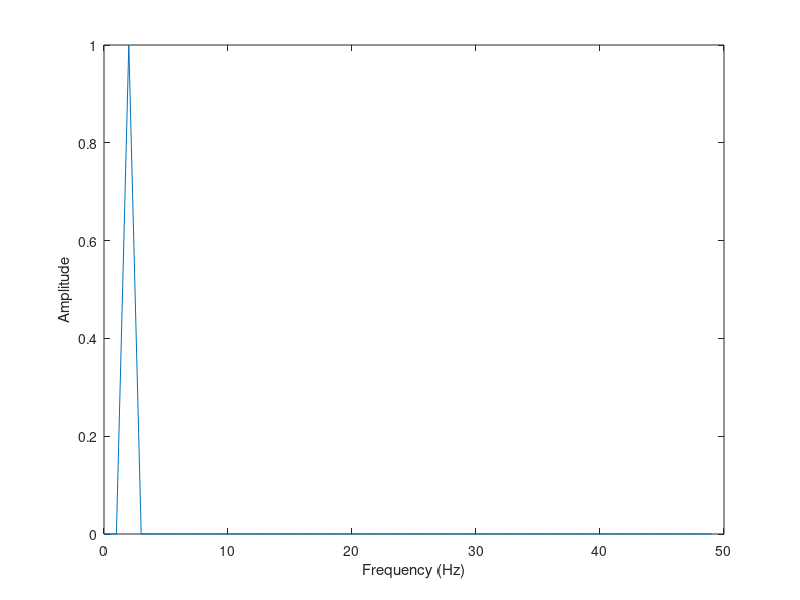

Write the MATLAB code that produced this figure.
srate = 100; % 100 Hz sample rate
speriod = 1/srate; % sample period (s)
dur=1; % duration in seconds
t=[0:speriod:dur-speriod];% Create a signal from 0 to 1 s. The sample period is 0.01 seconds.

freq=2; % frequency of sine wave in Hz
s=sin(2*pi*freq.*t); % calculate sine wave.
plot(t,s); % plot using t as the time base

sfft=fft(s); % calculate Fast Fourier Transform
sfft_mag=abs(sfft); % take abs to return the magnitude of the frequency components
plot(sfft_mag); % plot fft result

fftpts=length(s);
hpts=fftpts/2; % half of the number points in FFT
sfft_mag_scaled=sfft_mag/hpts; % scale FFT result by half of the number of points used in the FFT
plot(sfft_mag_scaled); % plot scaled fft result

binwidth = srate/fftpts; % 100 Hz sample rate/ 100 points in FFT
f=[0:binwidth:srate-binwidth]; % frequency scale goes from 0 to sample rate.Since we are counting from zero, we subtract off one binwidth to get the correct number of points
plot(f,sfft_mag_scaled); % plot fft with frequency axis
xlabel('Frequency (Hz)'); % label x-axis
ylabel('Amplitude'); % label y-axis

%plot first half of data
plot(f(1:hpts),sfft_mag_scaled(1:hpts));
xlabel('Frequency (Hz)');
ylabel('Amplitude');

[magnitude, index]=max(sfft_mag_scaled(1:hpts))



